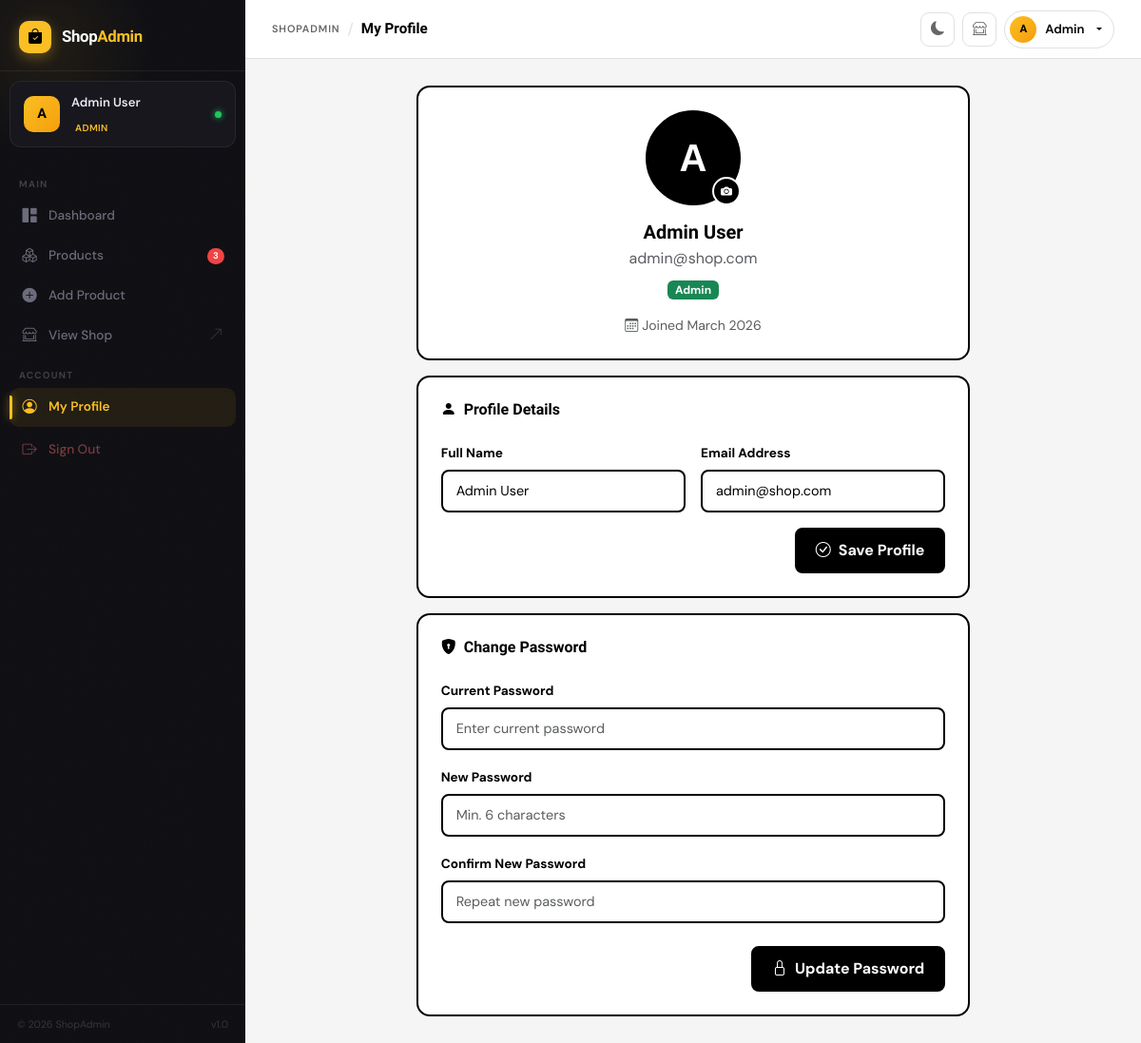
The app's page /profile.php (signed in) with its own data.
### tables this page shows
CREATE TABLE users (
    id INT AUTO_INCREMENT PRIMARY KEY,
    name VARCHAR(100) NOT NULL,
    email VARCHAR(150) UNIQUE NOT NULL,
    password VARCHAR(255) NOT NULL,
    role ENUM('admin','user') DEFAULT 'user',
    profile_picture VARCHAR(255) DEFAULT NULL,
    remember_token VARCHAR(255) DEFAULT NULL,
    created_at TIMESTAMP DEFAULT CURRENT_TIMESTAMP,
    updated_at TIMESTAMP DEFAULT CURRENT_TIMESTAMP ON UPDATE CURRENT_TIMESTAMP
);

### classes/Database.php (called while the page is built)
<?php
class Database {
    private static $instance = null;
    private $pdo;
    private function __construct() {
        $dsn = "mysql:host=" . DB_HOST . ";dbname=" . DB_NAME . ";charset=utf8mb4";
        $options = [
            PDO::ATTR_ERRMODE            => PDO::ERRMODE_EXCEPTION,
            PDO::ATTR_DEFAULT_FETCH_MODE => PDO::FETCH_ASSOC,
            PDO::ATTR_EMULATE_PREPARES   => false,
        ];
        try {
            $this->pdo = new PDO($dsn, DB_USER, DB_PASS, $options);
        } catch (PDOException $e) {
            die(json_encode(['success' => false, 'message' => 'Database connection failed: ' . $e->getMessage()]));
        }
    }
    public static function getInstance(): self {
        if (self::$instance === null) {
            self::$instance = new self();
        }
        return self::$instance;
    }
    public function getConnection(): PDO {
        return $this->pdo;
    }
}

### classes/User.php (called while the page is built, shortened)
<?php
class User {
    private PDO $db;
    public function __construct() {
        $this->db = Database::getInstance()->getConnection();
    }
    public function getById(int $id): array|false {
        $stmt = $this->db->prepare(
            "SELECT id, name, email, role, profile_picture, created_at FROM users WHERE id = ?"
        );
        $stmt->execute([$id]);
        return $stmt->fetch();
    }
}

### profile.php (the view, shortened to what this page needs)
<?php
require_once 'classes/Database.php';
require_once 'classes/User.php';
$user     = new User();
$userData = $user->getById((int)$_SESSION['user_id']);
include 'includes/header.php';
?>
<div class="row justify-content-center">
    <div class="col-xl-8">
        <div class="app-card mb-3 text-center">
            <div class="profile-avatar-wrap mx-auto mb-3">
                <?php if ($userData['profile_picture']): ?>
                    <img src="uploads/<?= htmlspecialchars($userData['profile_picture']) ?>" alt="Profile" id="profileImg">
                <?php else: ?>
                    <div class="profile-avatar-large mx-auto"><?= strtoupper(substr($userData['name'], 0, 1)) ?></div>
                <?php endif; ?>
                <label class="avatar-upload-btn" title="Change photo">
                    <i class="bi bi-camera-fill"></i>
                </label>
            </div>
            <h5 class="mb-1"><?= htmlspecialchars($userData['name']) ?></h5>
            <p class="text-muted mb-2"><?= htmlspecialchars($userData['email']) ?></p>
            <span class="badge <?= $userData['role'] === 'admin' ? 'bg-success' : 'bg-secondary' ?>">
                <?= ucfirst($userData['role']) ?>
            </span>
            <div class="mt-3 text-muted small">
                <i class="bi bi-calendar3 me-1"></i>Joined <?= date('F Y', strtotime($userData['created_at'])) ?>
            </div>
        </div>
        <div class="app-card mb-3">
            <h6 class="mb-4"><i class="bi bi-person-fill text-accent me-2"></i>Profile Details</h6>
            <form id="profileForm" novalidate>
                <div class="row g-3 mb-3">
                    <div class="col-md-6">
                        <label class="form-label">Full Name</label>
                        <input type="text" name="name" class="form-control" value="<?= htmlspecialchars($userData['name']) ?>" required>
                    </div>
                    <div class="col-md-6">
                        <label class="form-label">Email Address</label>
                        <input type="email" name="email" class="form-control" value="<?= htmlspecialchars($userData['email']) ?>" required>
                    </div>
                </div>
                <div class="d-flex justify-content-end">
                    <button type="button" id="profileSaveBtn" class="btn btn-accent">
                        <i class="bi bi-check-circle me-2"></i>Save Profile
                    </button>
                </div>
            </form>
        </div>
        <div class="app-card">
            <h6 class="mb-4"><i class="bi bi-shield-lock-fill text-accent me-2"></i>Change Password</h6>
            <form id="passwordForm" novalidate>
                <div class="mb-3">
                    <label class="form-label">Current Password</label>
                    <input type="password" name="current_password" class="form-control" placeholder="Enter current password" required>
                </div>
                <div class="mb-3">
                    <label class="form-label">New Password</label>
                    <input type="password" name="new_password" class="form-control" placeholder="Min. 6 characters" required>
                </div>
                <div class="mb-4">
                    <label class="form-label">Confirm New Password</label>
                    <input type="password" name="confirm_password" class="form-control" placeholder="Repeat new password" required>
                </div>
                <div class="d-flex justify-content-end">
                    <button type="button" id="pwdSaveBtn" class="btn btn-accent">
                        <i class="bi bi-lock me-2"></i>Update Password
                    </button>
                </div>
            </form>
        </div>
    </div>
</div>
<?php include 'includes/footer.php'; ?>

### assets/css/style.css (style rules this page uses)
:root { --sidebar-bg: #000000; --sidebar-border: #1a1a1a; --sidebar-text: #888888; --sidebar-hover: #111111; --sidebar-active: #ffffff; --accent: #ffffff; --accent-light: #f5f5f5; --accent-dark: #cccccc; --body-bg: #f5f5f5; --card-bg: #ffffff; --text-main: #000000; --text-muted: #666666; --border: #e0e0e0; --sidebar-width: 260px; --topbar-height: 64px; }
* { box-sizing: border-box; }
body { font-family: 'DM Sans', sans-serif; background: var(--body-bg); color: var(--text-main); margin: 0; }
h1,h2,h3,h4,h5,h6 { font-family: 'Syne', sans-serif; font-weight: 700; }
.app-card { background: #ffffff; border-radius: 14px; border: 2px solid #000000; padding: 24px; }
.form-label { font-weight: 700; font-size: 0.85rem; color: #000000; margin-bottom: 6px; }
.form-control, .form-select { border: 2px solid #000000; border-radius: 8px; padding: 10px 14px; font-size: 0.9rem; color: #000000; transition: box-shadow 0.2s; background: #ffffff; }
.btn-accent { background: #000000; color: #ffffff; border: 2px solid #000000; font-weight: 700; border-radius: 8px; padding: 10px 20px; transition: all 0.15s; }
.profile-avatar-wrap { position: relative; width: 100px; height: 100px; margin: 0 auto 16px; }
.profile-avatar-wrap img, .profile-avatar-large { width: 100px; height: 100px; border-radius: 50%; object-fit: cover; border: 3px solid #000000; }
.profile-avatar-large { background: #000000; display: flex; align-items: center; justify-content: center; color: #ffffff; font-size: 2.5rem; font-family: 'Syne', sans-serif; font-weight: 700; }
.avatar-upload-btn { position: absolute; bottom: 0; right: 0; width: 30px; height: 30px; border-radius: 50%; background: #000000; color: #ffffff; border: 2px solid #ffffff; display: flex; align-items: center; justify-content: center; cursor: pointer; font-size: 0.75rem; }
.text-accent { color: #000000 !important; }

### includes/header.php (style rules this page uses)
:root { --sb-w: 258px; --sb-bg: #0f0f13; --sb-surface: #17171d; --sb-border: rgba(255,255,255,.07); --sb-text: #6b6b7a; --sb-text-hover: #d4d4e0; --sb-active-bg: rgba(251,191,36,.08); --sb-active-text: #fbbf24; --sb-active-border: #fbbf24; --top-h: 62px; --amber: #fbbf24; }
body { font-family: 'DM Sans', sans-serif; background: var(--body-bg); margin: 0; }
h1,h2,h3,h4,h5,h6 { font-family: 'Bricolage Grotesque', sans-serif; }

### records on screen
users: name "A", name "Admin User", email "admin@shop.com", role "Admin", created_at "March 2026"

### other values on screen
substr($userName,0,1) "A"
$userName "Admin User"
$userRole "ADMIN"
$_lowStock "3"
$pageTitle "My Profile"
explode(' ',$userName)[0] "Admin"
